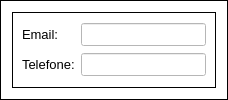
            <widget class="QFrame" name="frame_12">
             <property name="styleSheet">
              <string notr="true">background-color: rgb(255, 255, 255);</string>
             </property>
             <property name="frameShape">
              <enum>QFrame::Box</enum>
             </property>
             <property name="frameShadow">
              <enum>QFrame::Plain</enum>
             </property>
             <layout class="QGridLayout" name="gridLayout_18">
              <item row="0" column="0">
               <widget class="QFrame" name="frame_23">
                <property name="frameShape">
                 <enum>QFrame::Box</enum>
                </property>
                <property name="frameShadow">
                 <enum>QFrame::Plain</enum>
                </property>
                <layout class="QGridLayout" name="gridLayout_17">
                 <item row="0" column="0">
                  <widget class="QLabel" name="label_72">
                   <property name="font">
                    <font>
                     <family>Arial</family>
                     <pointsize>10</pointsize>
                    </font>
                   </property>
                   <property name="text">
                    <string>Email:</string>
                   </property>
                  </widget>
                 </item>
                 <item row="0" column="1">
                  <widget class="QLineEdit" name="emailEmpresa">
                   <property name="font">
                    <font>
                     <family>Arial</family>
                     <pointsize>10</pointsize>
                    </font>
                   </property>
                   <property name="styleSheet">
                    <string notr="true">background-color: rgb(255, 255, 255);</string>
                   </property>
                   <property name="text">
                    <string/>
                   </property>
                  </widget>
                 </item>
                 <item row="1" column="0">
                  <widget class="QLabel" name="label_59">
                   <property name="font">
                    <font>
                     <family>Arial</family>
                     <pointsize>10</pointsize>
                    </font>
                   </property>
                   <property name="text">
                    <string>Telefone:</string>
                   </property>
                  </widget>
                 </item>
                 <item row="1" column="1">
                  <widget class="QLineEdit" name="telefoneEmpresa">
                   <property name="font">
                    <font>
                     <family>Arial</family>
                     <pointsize>10</pointsize>
                    </font>
                   </property>
                   <property name="styleSheet">
                    <string notr="true">background-color: rgb(255, 255, 255);</string>
                   </property>
                   <property name="text">
                    <string/>
                   </property>
                  </widget>
                 </item>
                </layout>
               </widget>
              </item>
             </layout>
            </widget>
